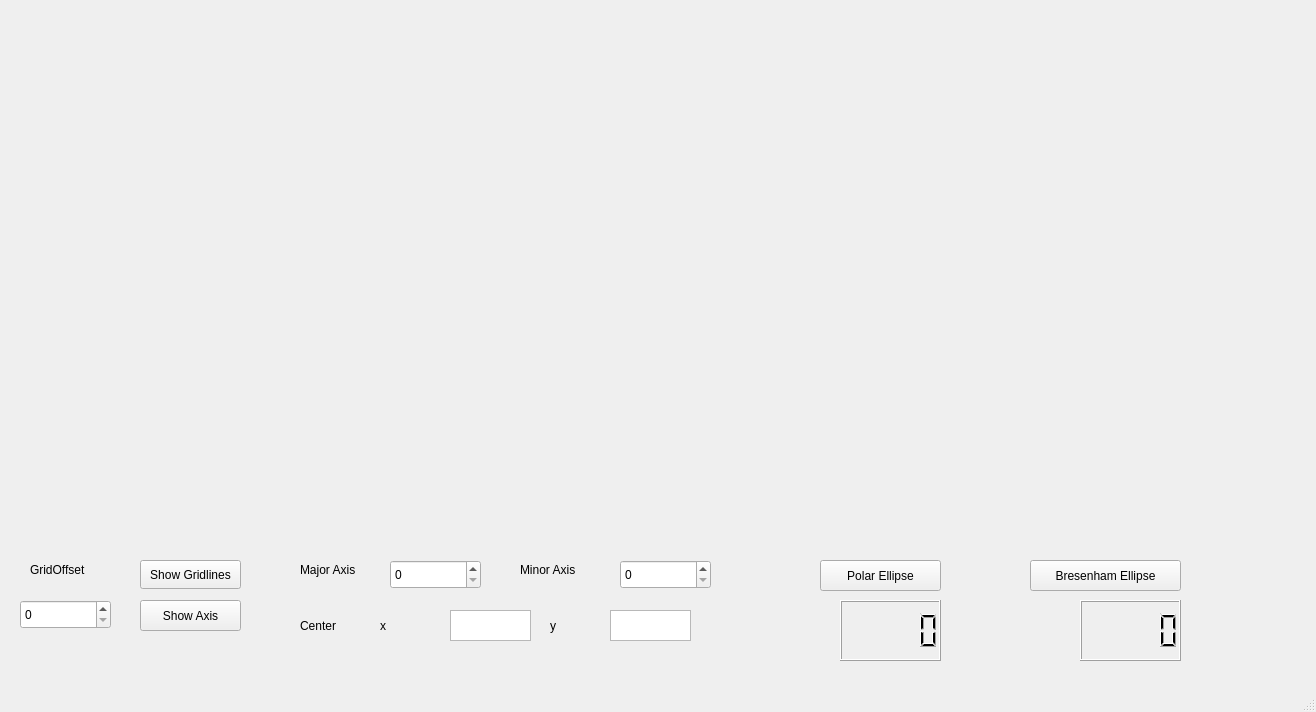
<?xml version="1.0" encoding="UTF-8"?>
<ui version="4.0">
 <class>MainWindow</class>
 <widget class="QMainWindow" name="MainWindow">
  <property name="geometry">
   <rect>
    <x>0</x>
    <y>0</y>
    <width>1316</width>
    <height>712</height>
   </rect>
  </property>
  <property name="windowTitle">
   <string>MainWindow</string>
  </property>
  <widget class="QWidget" name="centralwidget">
   <widget class="QLabel" name="graph">
    <property name="geometry">
     <rect>
      <x>40</x>
      <y>-20</y>
      <width>1280</width>
      <height>570</height>
     </rect>
    </property>
    <property name="text">
     <string/>
    </property>
   </widget>
   <widget class="QPushButton" name="gridlines">
    <property name="geometry">
     <rect>
      <x>140</x>
      <y>560</y>
      <width>101</width>
      <height>29</height>
     </rect>
    </property>
    <property name="text">
     <string>Show Gridlines</string>
    </property>
   </widget>
   <widget class="QPushButton" name="axis">
    <property name="geometry">
     <rect>
      <x>140</x>
      <y>600</y>
      <width>101</width>
      <height>31</height>
     </rect>
    </property>
    <property name="text">
     <string>Show Axis</string>
    </property>
   </widget>
   <widget class="QSpinBox" name="gridoffset">
    <property name="geometry">
     <rect>
      <x>20</x>
      <y>600</y>
      <width>91</width>
      <height>29</height>
     </rect>
    </property>
   </widget>
   <widget class="QLabel" name="label">
    <property name="geometry">
     <rect>
      <x>30</x>
      <y>560</y>
      <width>81</width>
      <height>20</height>
     </rect>
    </property>
    <property name="text">
     <string>GridOffset</string>
    </property>
   </widget>
   <widget class="QLabel" name="label_2">
    <property name="geometry">
     <rect>
      <x>300</x>
      <y>560</y>
      <width>91</width>
      <height>20</height>
     </rect>
    </property>
    <property name="text">
     <string>Major Axis</string>
    </property>
   </widget>
   <widget class="QLabel" name="label_3">
    <property name="geometry">
     <rect>
      <x>520</x>
      <y>560</y>
      <width>101</width>
      <height>20</height>
     </rect>
    </property>
    <property name="text">
     <string>Minor Axis</string>
    </property>
   </widget>
   <widget class="QSpinBox" name="a">
    <property name="geometry">
     <rect>
      <x>390</x>
      <y>560</y>
      <width>91</width>
      <height>29</height>
     </rect>
    </property>
   </widget>
   <widget class="QSpinBox" name="b">
    <property name="geometry">
     <rect>
      <x>620</x>
      <y>560</y>
      <width>91</width>
      <height>29</height>
     </rect>
    </property>
   </widget>
   <widget class="QLabel" name="label_4">
    <property name="geometry">
     <rect>
      <x>300</x>
      <y>610</y>
      <width>63</width>
      <height>31</height>
     </rect>
    </property>
    <property name="text">
     <string>Center</string>
    </property>
   </widget>
   <widget class="QTextBrowser" name="x">
    <property name="geometry">
     <rect>
      <x>450</x>
      <y>610</y>
      <width>81</width>
      <height>31</height>
     </rect>
    </property>
   </widget>
   <widget class="QTextBrowser" name="y">
    <property name="geometry">
     <rect>
      <x>610</x>
      <y>610</y>
      <width>81</width>
      <height>31</height>
     </rect>
    </property>
   </widget>
   <widget class="QLabel" name="label_5">
    <property name="geometry">
     <rect>
      <x>380</x>
      <y>610</y>
      <width>63</width>
      <height>31</height>
     </rect>
    </property>
    <property name="text">
     <string>x</string>
    </property>
   </widget>
   <widget class="QLabel" name="label_6">
    <property name="geometry">
     <rect>
      <x>550</x>
      <y>610</y>
      <width>31</width>
      <height>31</height>
     </rect>
    </property>
    <property name="text">
     <string>y</string>
    </property>
   </widget>
   <widget class="QPushButton" name="polarellipse">
    <property name="geometry">
     <rect>
      <x>820</x>
      <y>560</y>
      <width>121</width>
      <height>31</height>
     </rect>
    </property>
    <property name="text">
     <string>Polar Ellipse</string>
    </property>
   </widget>
   <widget class="QPushButton" name="bresenhamellipse">
    <property name="geometry">
     <rect>
      <x>1030</x>
      <y>560</y>
      <width>151</width>
      <height>31</height>
     </rect>
    </property>
    <property name="text">
     <string>Bresenham Ellipse</string>
    </property>
   </widget>
   <widget class="QLCDNumber" name="ptime">
    <property name="geometry">
     <rect>
      <x>840</x>
      <y>600</y>
      <width>101</width>
      <height>61</height>
     </rect>
    </property>
   </widget>
   <widget class="QLCDNumber" name="btime">
    <property name="geometry">
     <rect>
      <x>1080</x>
      <y>600</y>
      <width>101</width>
      <height>61</height>
     </rect>
    </property>
   </widget>
  </widget>
  <widget class="QMenuBar" name="menubar">
   <property name="geometry">
    <rect>
     <x>0</x>
     <y>0</y>
     <width>1316</width>
     <height>25</height>
    </rect>
   </property>
  </widget>
  <widget class="QStatusBar" name="statusbar"/>
 </widget>
 <resources/>
 <connections/>
</ui>
